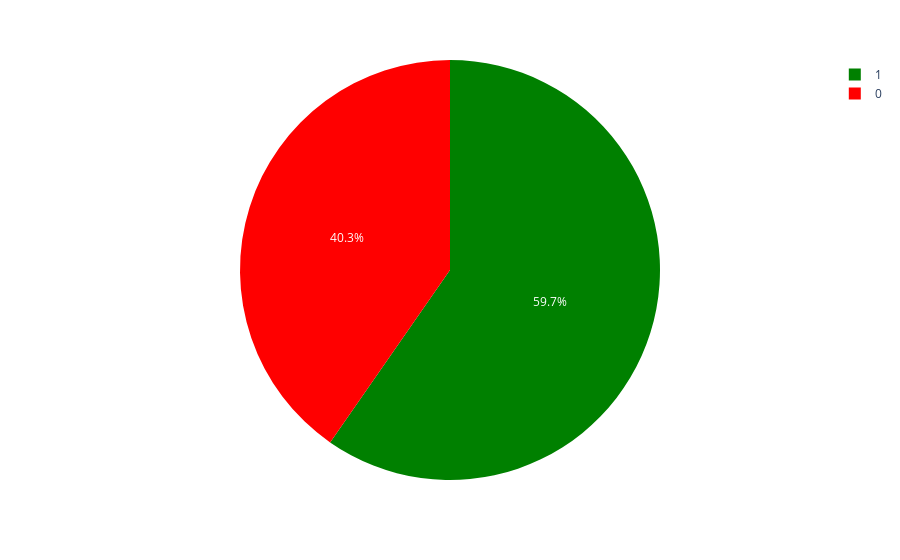

The notebook cell saved with this chart:
### Markdown cell above
# Data Visualization

### Code cell
import plotly.express as px

fig = px.pie(data,names='Reached.on.Time_Y.N',color='Reached.on.Time_Y.N',
             color_discrete_map={0:'red',
                                 1:'green'})
fig.show()

### Figure 1 — Plotly figure (JSON) as saved in the notebook; plotly's stock layout.template omitted (floating-point values rounded to 4 significant figures; data arrays with more than 128 entries replaced by an {"elided": "..."} marker saying what was removed)
{"data": [{"customdata": {"elided": "10999x1 int values"}, "domain": {"x": [0, 1], "y": [0, 1]}, "hovertemplate": "Reached.on.Time_Y.N=%{customdata[0]}<extra></extra>", "labels": {"elided": "10999 int values"}, "legendgroup": "", "marker": {"colors": {"elided": "10999 str values"}}, "name": "", "showlegend": true, "type": "pie"}], "layout": {"legend": {"tracegroupgap": 0}, "margin": {"t": 60}}}
